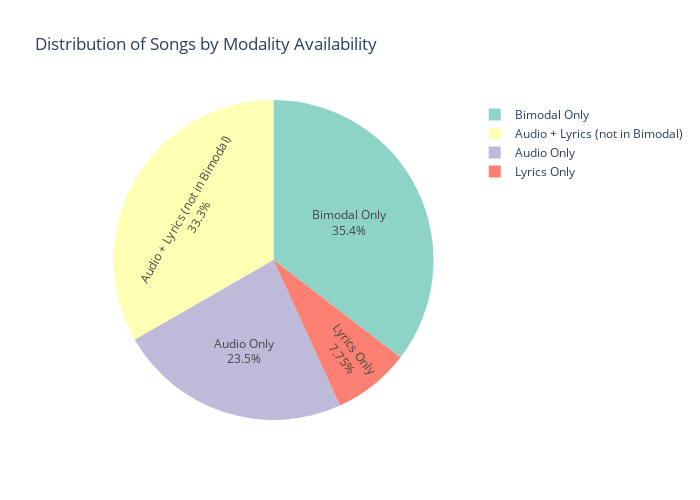
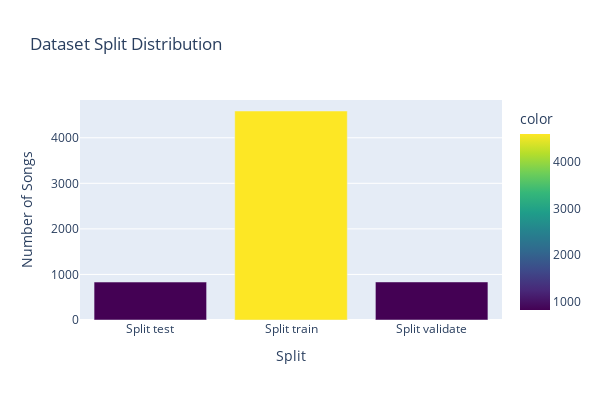

Notebook cell for these charts, in order:
### Code cell
# Analyze modality overlaps (songs available in multiple modalities)
print("🔄 Analyzing modality overlaps...")

# Get songs available in each modality (combining balanced and complete)
audio_songs = set(complete_df[
    (complete_df['available_audio_balanced'] == True) | 
    (complete_df['available_audio_complete'] == True)
]['song_id'])

lyrics_songs = set(complete_df[
    (complete_df['available_lyrics_balanced'] == True) | 
    (complete_df['available_lyrics_complete'] == True)
]['song_id'])

bimodal_songs = set(complete_df[
    (complete_df['available_bimodal_balanced'] == True) | 
    (complete_df['available_bimodal_complete'] == True)
]['song_id'])

# Calculate overlaps
audio_only = audio_songs - lyrics_songs - bimodal_songs
lyrics_only = lyrics_songs - audio_songs - bimodal_songs
bimodal_only = bimodal_songs - audio_songs - lyrics_songs
audio_lyrics_overlap = (audio_songs & lyrics_songs) - bimodal_songs
all_three_overlap = audio_songs & lyrics_songs & bimodal_songs

# Songs that appear in bimodal AND audio or lyrics (expected behavior)
bimodal_plus_audio = bimodal_songs & audio_songs
bimodal_plus_lyrics = bimodal_songs & lyrics_songs

# Create summary data
overlap_data = {
    'Category': [
        'Audio Only',
        'Lyrics Only', 
        'Bimodal Only',
        'Audio + Lyrics (not in Bimodal)',
        'Bimodal + Audio',
        'Bimodal + Lyrics',
        'All Three Modalities'
    ],
    'Count': [
        len(audio_only),
        len(lyrics_only),
        len(bimodal_only),
        len(audio_lyrics_overlap),
        len(bimodal_plus_audio),
        len(bimodal_plus_lyrics),
        len(all_three_overlap)
    ]
}

overlap_df = pd.DataFrame(overlap_data)

# Create pie chart for modality distribution
fig = px.pie(
    overlap_df[overlap_df['Count'] > 0],  # Only show non-zero categories
    values='Count',
    names='Category',
    title='Distribution of Songs by Modality Availability',
    color_discrete_sequence=px.colors.qualitative.Set3
)

fig.update_traces(textposition='inside', textinfo='percent+label')
fig.update_layout(width=700, height=500)
fig.show()

print("🔄 Modality Overlap Analysis:")
total_unique_songs = len(set(complete_df['song_id']))
for _, row in overlap_df.iterrows():
    if row['Count'] > 0:
        percentage = (row['Count'] / total_unique_songs) * 100
        print(f"  {row['Category']}: {row['Count']:,} songs ({percentage:.1f}%)")

print(f"\n📊 Summary:")
print(f"  Total unique songs: {total_unique_songs:,}")
print(f"  Songs with audio data: {len(audio_songs):,}")
print(f"  Songs with lyrics data: {len(lyrics_songs):,}")
print(f"  Songs with bimodal data: {len(bimodal_songs):,}")
print(f"  Songs with any modality: {len(audio_songs | lyrics_songs | bimodal_songs):,}")

# Balanced vs Complete breakdown
print(f"\n📈 Balanced vs Complete Breakdown:")
print(f"  Audio Balanced: {complete_df['available_audio_balanced'].sum():,}")
print(f"  Audio Complete: {complete_df['available_audio_complete'].sum():,}")
print(f"  Lyrics Balanced: {complete_df['available_lyrics_balanced'].sum():,}")
print(f"  Lyrics Complete: {complete_df['available_lyrics_complete'].sum():,}")
print(f"  Bimodal Balanced: {complete_df['available_bimodal_balanced'].sum():,}")
print(f"  Bimodal Complete: {complete_df['available_bimodal_complete'].sum():,}")

# Analyze data splits and their characteristics
print("📊 Split Analysis")
print("=" * 40)

# Get split distribution
split_distribution = complete_df['split'].value_counts().sort_index()
print(f"Split distribution:")
total_songs = len(complete_df)

for split_val, count in split_distribution.items():
    if pd.notna(split_val):
        percentage = (count / total_songs) * 100
        print(f"  Split {split_val}: {count:,} songs ({percentage:.1f}%)")
    else:
        print(f"  Unknown/Null split: {count:,} songs ({count/total_songs*100:.1f}%)")

# Analyze emotion distribution by split
print(f"\n🎭 Emotion distribution by split:")
for split_val in sorted(complete_df['split'].dropna().unique()):
    split_df = complete_df[complete_df['split'] == split_val]
    print(f"\n  Split {split_val} ({len(split_df):,} songs):")
    
    # Quadrant distribution for this split
    if 'quadrant' in split_df.columns:
        quadrant_counts = split_df['quadrant'].value_counts().sort_index()
        for quadrant, count in quadrant_counts.items():
            percentage = (count / len(split_df)) * 100
            print(f"    {quadrant}: {count:,} ({percentage:.1f}%)")
    
    # Basic statistics
    if 'arousal' in split_df.columns and 'valence' in split_df.columns:
        arousal_mean = split_df['arousal'].mean()
        valence_mean = split_df['valence'].mean()
        print(f"    Mean arousal: {arousal_mean:.3f}, Mean valence: {valence_mean:.3f}")

# Create split comparison visualization
if len(split_distribution) > 1:
    # Split size comparison
    fig = px.bar(
        x=[f"Split {s}" if pd.notna(s) else "Unknown" for s in split_distribution.index],
        y=split_distribution.values,
        title='Dataset Split Distribution',
        labels={'x': 'Split', 'y': 'Number of Songs'},
        color=split_distribution.values,
        color_continuous_scale='viridis'
    )
    
    fig.update_layout(width=600, height=400, showlegend=False)
    fig.show()
else:
    print(f"\n📈 Only one split found in dataset: {split_distribution.index[0]}")

# Check for potential data leakage (same songs in different splits)
if len(complete_df['split'].dropna().unique()) > 1:
    print(f"\n🔍 Checking for potential data leakage between splits:")
    
    song_splits = complete_df.groupby('song_id')['split'].nunique()
    songs_in_multiple_splits = song_splits[song_splits > 1]
    
    if len(songs_in_multiple_splits) > 0:
        print(f"  ⚠️  Found {len(songs_in_multiple_splits)} songs appearing in multiple splits!")
        print(f"     This could indicate data leakage - please review split assignments.")
    else:
        print(f"  ✅ No songs appear in multiple splits - good split hygiene!")
else:
    print(f"\n📝 Note: Only one split present, cannot check for cross-split leakage.")

### Figure 1 — Plotly figure (JSON) as saved in the notebook; plotly's stock layout.template omitted (floating-point values rounded to 4 significant figures)
{"data": [{"domain": {"x": [0, 1], "y": [0, 1]}, "hovertemplate": "Category=%{label}<br>Count=%{value}<extra></extra>", "labels": ["Audio Only", "Lyrics Only", "Bimodal Only", "Audio + Lyrics (not in Bimodal)"], "legendgroup": "", "name": "", "showlegend": true, "textinfo": "percent+label", "textposition": "inside", "type": "pie", "values": [1471, 485, 2216, 2083]}], "layout": {"height": 500, "legend": {"tracegroupgap": 0}, "piecolorway": ["rgb(141,211,199)", "rgb(255,255,179)", "rgb(190,186,218)", "rgb(251,128,114)", "rgb(128,177,211)", "rgb(253,180,98)", "rgb(179,222,105)", "rgb(252,205,229)", "rgb(217,217,217)", "rgb(188,128,189)", "rgb(204,235,197)", "rgb(255,237,111)"], "title": {"text": "Distribution of Songs by Modality Availability"}, "width": 700}}

### Figure 2 — Plotly figure (JSON) as saved in the notebook; plotly's stock layout.template omitted (floating-point values rounded to 4 significant figures)
{"data": [{"hovertemplate": "Split=%{x}<br>Number of Songs=%{y}<br>color=%{marker.color}<extra></extra>", "legendgroup": "", "marker": {"color": [833, 4587, 835], "coloraxis": "coloraxis", "pattern": {"shape": ""}}, "name": "", "orientation": "v", "showlegend": false, "textposition": "auto", "type": "bar", "x": ["Split test", "Split train", "Split validate"], "xaxis": "x", "y": [833, 4587, 835], "yaxis": "y"}], "layout": {"barmode": "relative", "coloraxis": {"colorbar": {"title": {"text": "color"}}, "colorscale": [[0, "#440154"], [0.1111, "#482878"], [0.2222, "#3e4989"], [0.3333, "#31688e"], [0.4444, "#26828e"], [0.5556, "#1f9e89"], [0.6667, "#35b779"], [0.7778, "#6ece58"], [0.8889, "#b5de2b"], [1, "#fde725"]]}, "height": 400, "legend": {"tracegroupgap": 0}, "showlegend": false, "title": {"text": "Dataset Split Distribution"}, "width": 600, "xaxis": {"anchor": "y", "domain": [0, 1], "title": {"text": "Split"}}, "yaxis": {"anchor": "x", "domain": [0, 1], "title": {"text": "Number of Songs"}}}}
